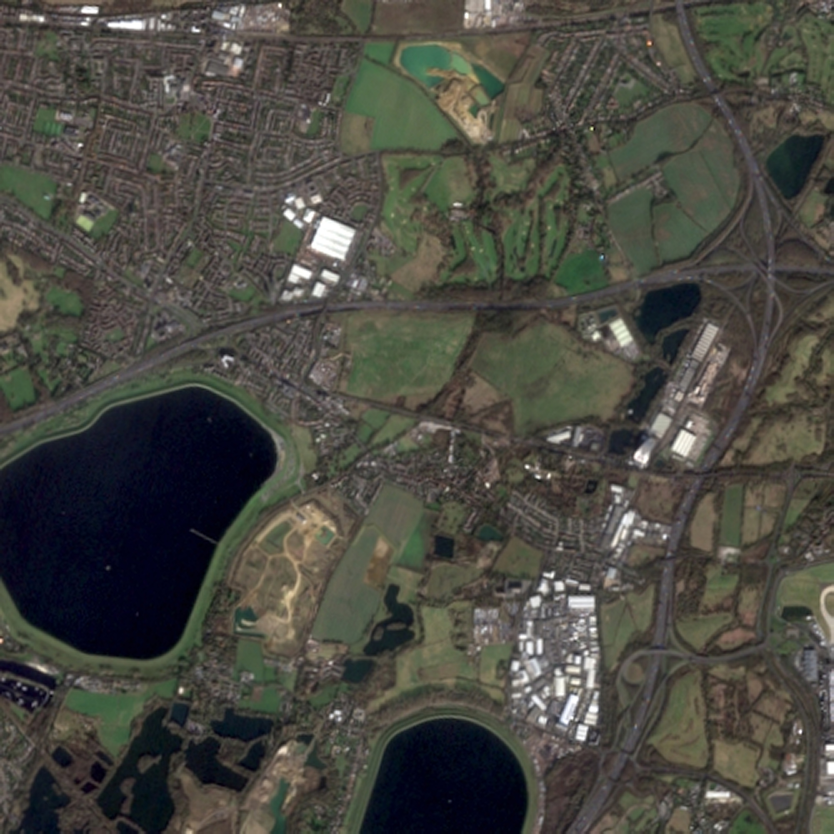
#> input picture src/module_name/sharpened_lidar.jpg, 5000 x 5000 px, given in place of map_enlarged.jpg, which was not available (shown at 1/6 size)
$ python outline.py
#> lines starting #> are read from the running program, lines starting #| are printed output that depends on the picture; after the words box and inside, x2 and y2 are one past the last pixel; in counts of white or black regions, pixels touching at a corner belong together; pictures that were not available may be replaced by others from this repository, and a replacement may not be noted
import cv2
import numpy as np


def darken_with_outline(upscaled_image_path, outline_image_path, darkening_factor=0.5):
    # Load the images
#> called with upscaled_image_path = 'images/map_enlarged.jpg', outline_image_path = 'images/white_image.jpg', darkening_factor = 0.5
    upscaled_image = cv2.imread(upscaled_image_path)
#> upscaled_image is the input picture: shape (5000, 5000, 3); mean B, G, R 66.3, 73.7, 74.4
    outline_image = cv2.imread(outline_image_path)
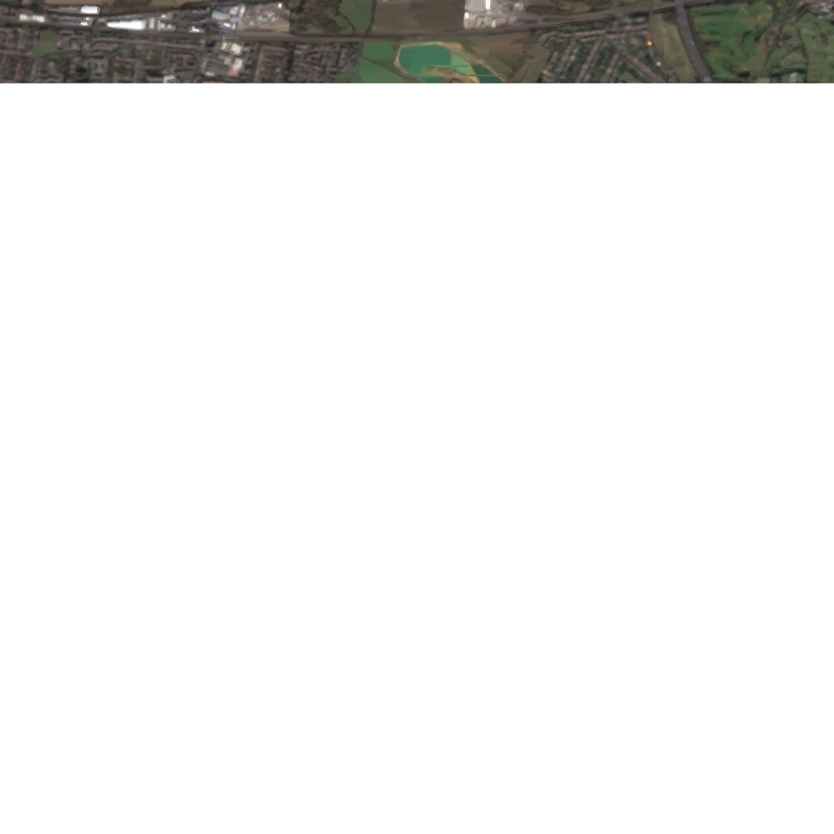
#> input picture src/module_name/white_image.jpg, 5000 x 5000 px, found by its file name (shown at 1/6 size)
#> outline_image is the input picture: shape (5000, 5000, 3); mean B, G, R 236.9, 237.9, 238.1

    # Check if the images have the same size
    if upscaled_image.shape != outline_image.shape:
        raise ValueError("The upscaled image and outline image must have the same dimensions.")

    # Convert the outline image to a mask of red pixels (255, 0, 0)
    non_white_pixels_mask = np.any(outline_image != [255, 255, 255], axis=-1)  # Mask where pixels are not white
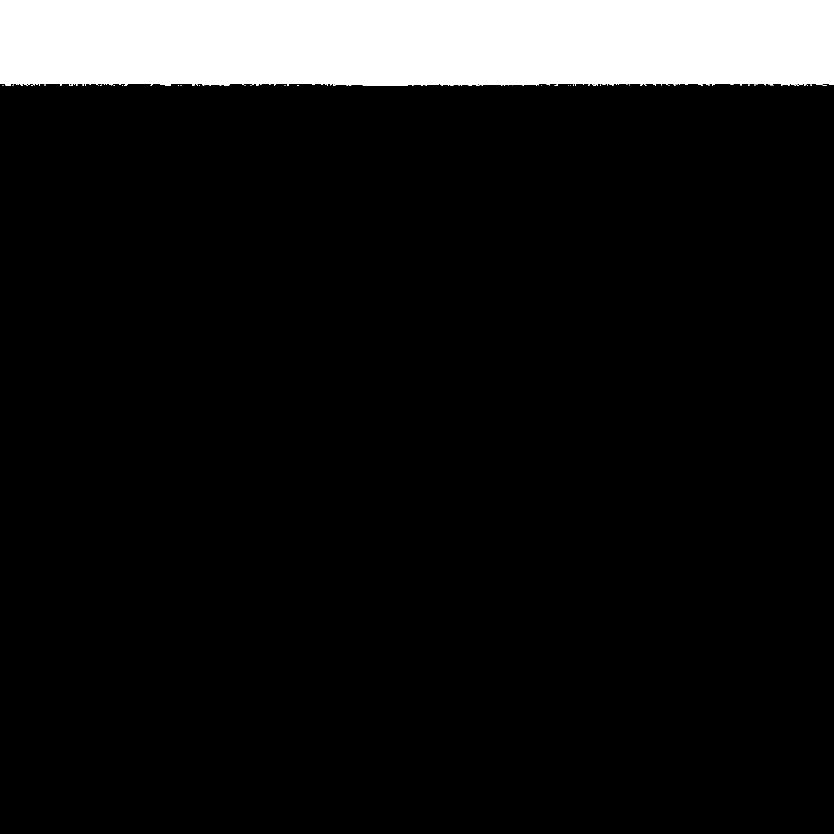
#> non_white_pixels_mask: shape (5000, 5000) bool (shown at 1/6 size); 10.1% white; 376 white regions (323 under 20 px), largest, box (x1, y1, x2, y2) and area: (0, 0, 5000, 513) 2514251, (1329, 503, 1376, 510) 178, (32, 504, 66, 512) 152
    # Darken the pixels in the upscaled image that correspond to the red pixels in the outline
    darkened_image = upscaled_image.copy()

    # Apply darkening: reduce the pixel intensity by the factor (can adjust based on how dark you want)
    darkened_image[non_white_pixels_mask] = darkened_image[non_white_pixels_mask] * (1 - darkening_factor)
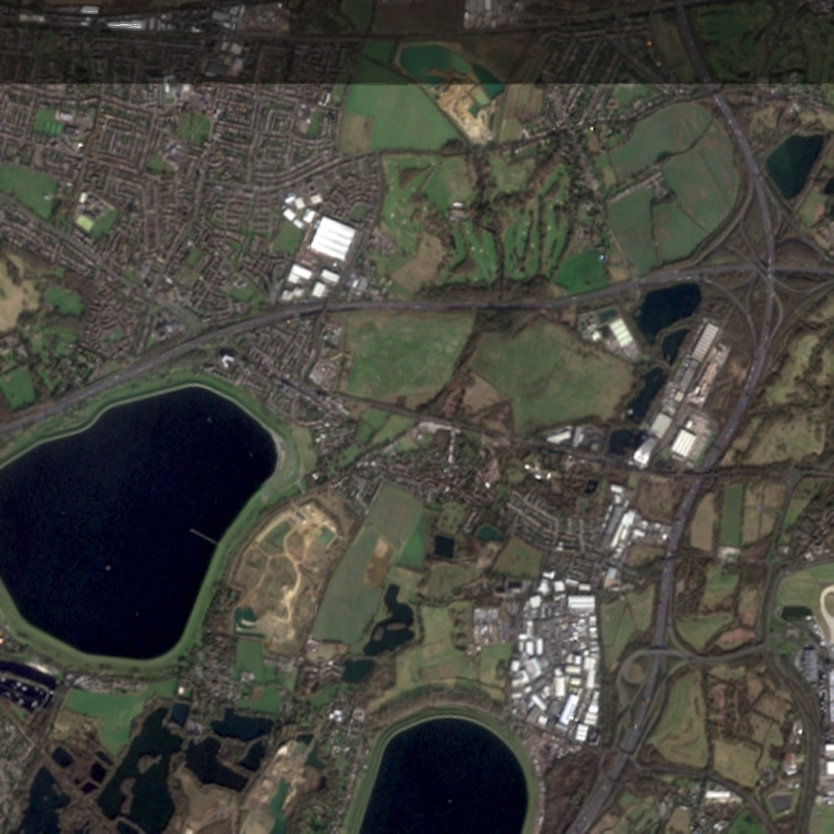
#> darkened_image: shape (5000, 5000, 3) (shown at 1/6 size); mean B, G, R 62.6, 69.4, 70

    # Clip the values to stay within the valid range (0-255)
    darkened_image = np.clip(darkened_image, 0, 255).astype(np.uint8)

    # Save the final image
    cv2.imwrite('images/darkened_image.jpg', darkened_image)

    # Display the final result
    cv2.imshow('Darkened Image', darkened_image)
    cv2.waitKey(0)
    cv2.destroyAllWindows()


# Usage example:
upscaled_image_path = 'images/map_enlarged.jpg'
outline_image_path = 'images/white_image.jpg'
darken_with_outline(upscaled_image_path, outline_image_path)
